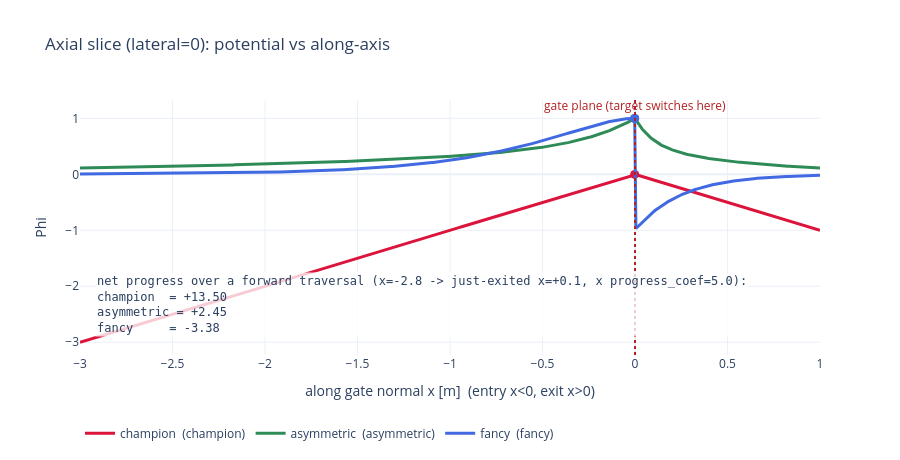

Notebook source saved alongside this figure:
### Markdown cell above
### 7b. Axial slice — the whole story in one line

`Phi` along the gate axis (lateral 0), all three fields overlaid. The gate switches at `x = 0`, and on
the crossing step the reward evaluates the *post-step* potential **just past the plane**. So the
progress a forward traversal banks is `progress_coef * (Phi(just-exited) - Phi(segment-start))` — the
box quotes it per field. Watch the peak markers: CURRENT peaks on the entry side (ends below its peak
-> net-negative); PROPOSED and DISJOINT peak on the plane (end at/near the peak -> net-positive).

### Code cell
along = np.linspace(-3.0, 1.0, 600)
pax = np.stack([along, np.zeros_like(along), np.zeros_like(along)], axis=1).astype(np.float32)
COLORS = ["crimson", "seagreen", "royalblue"]

fig = go.Figure()
for (name, f), c in zip(FIELDS, COLORS):
    y = f(pax, GATE_POS0, GATE_QUAT0)
    label = name.split("  ")[0]
    if "(live)" not in name:
        label += f"  ({name.split('  ')[-1]})"
    fig.add_trace(go.Scatter(x=along, y=y, mode="lines", line=dict(color=c, width=3), name=label))
    i = int(np.argmax(y))
    fig.add_trace(
        go.Scatter(
            x=[along[i]], y=[y[i]], mode="markers", marker=dict(color=c, size=9), showlegend=False
        )
    )
fig.add_vline(x=0.0, line=dict(color="firebrick", dash="dot"))
fig.add_annotation(
    x=0.0,
    y=1.02,
    xref="x",
    yref="paper",
    text="gate plane (target switches here)",
    showarrow=False,
    font=dict(color="firebrick"),
)

# Net progress a forward traversal actually books: segment start (far entry) -> just past the plane
# (where the reward evaluates pot_curr on the crossing step). Small +x avoids the cliff at exactly
# 0.
X_START, X_EXIT = -2.8, 0.1


def _phi_at(x: float, fn: Callable) -> float:
    return float(fn(np.array([[x, 0.0, 0.0]], dtype=np.float32), GATE_POS0, GATE_QUAT0)[0])


net_rows = "<br>".join(
    f"{name.split()[0]:9s} = {PROGRESS_COEF * (_phi_at(X_EXIT, f) - _phi_at(X_START, f)):+.2f}"
    for name, f in FIELDS
)
fig.add_annotation(
    x=0.02,
    y=0.07,
    xref="paper",
    yref="paper",
    showarrow=False,
    align="left",
    font=dict(family="monospace"),
    text=(
        f"net progress over a forward traversal "
        f"(x={X_START:.1f} -> just-exited x={X_EXIT:+.1f}, "
        f"x progress_coef={PROGRESS_COEF}):<br>" + net_rows
    ),
    bgcolor="rgba(255,255,255,0.78)",
)
fig.update_layout(
    height=460,
    template="plotly_white",
    title="Axial slice (lateral=0): potential vs along-axis",
    xaxis_title="along gate normal x [m]  (entry x<0, exit x>0)",
    yaxis_title="Phi",
    legend=dict(orientation="h", y=-0.25),
)
fig.show()

### Figure 1 — Plotly figure (JSON) as saved in the notebook; plotly's stock layout.template omitted (floating-point values rounded to 4 significant figures; data arrays with more than 128 entries replaced by an {"elided": "..."} marker saying what was removed)
{"data": [{"line": {"color": "crimson", "width": 3}, "mode": "lines", "name": "champion  (champion)", "type": "scatter", "x": {"elided": "600 float values"}, "y": {"elided": "600 float values"}}, {"marker": {"color": "crimson", "size": 9}, "mode": "markers", "showlegend": false, "type": "scatter", "x": [-0.001669], "y": [-0.001669]}, {"line": {"color": "seagreen", "width": 3}, "mode": "lines", "name": "asymmetric  (asymmetric)", "type": "scatter", "x": {"elided": "600 float values"}, "y": {"elided": "600 float values"}}, {"marker": {"color": "seagreen", "size": 9}, "mode": "markers", "showlegend": false, "type": "scatter", "x": [-0.001669], "y": [0.9968]}, {"line": {"color": "royalblue", "width": 3}, "mode": "lines", "name": "fancy  (fancy)", "type": "scatter", "x": {"elided": "600 float values"}, "y": {"elided": "600 float values"}}, {"marker": {"color": "royalblue", "size": 9}, "mode": "markers", "showlegend": false, "type": "scatter", "x": [-0.001669], "y": [1.0]}], "layout": {"annotations": [{"font": {"color": "firebrick"}, "showarrow": false, "text": "gate plane (target switches here)", "x": 0, "xref": "x", "y": 1.02, "yref": "paper"}, {"align": "left", "bgcolor": "rgba(255,255,255,0.78)", "font": {"family": "monospace"}, "showarrow": false, "text": "net progress over a forward traversal (x=-2.8 -> just-exited x=+0.1, x progress_coef=5.0):<br>champion  = +13.50<br>asymmetric = +2.45<br>fancy     = -3.38", "x": 0.02, "xref": "paper", "y": 0.07, "yref": "paper"}], "height": 460, "legend": {"orientation": "h", "y": -0.25}, "shapes": [{"line": {"color": "firebrick", "dash": "dot"}, "type": "line", "x0": 0, "x1": 0, "xref": "x", "y0": 0, "y1": 1, "yref": "y domain"}], "title": {"text": "Axial slice (lateral=0): potential vs along-axis"}, "xaxis": {"title": {"text": "along gate normal x [m]  (entry x<0, exit x>0)"}}, "yaxis": {"title": {"text": "Phi"}}}}
